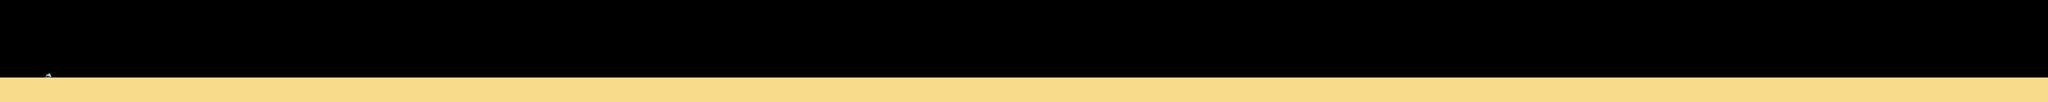

The image is a tile-based game level rendered from a .tmx file. Its description and source (layers, tilesets, objects; grid data summarised) follow:
An orthogonal 500x25 tile map with 32x32 px tiles, 1 tile layer (ground), 2 tilesets.

<map version="1.2" tiledversion="1.3.2" orientation="orthogonal" renderorder="right-down" compressionlevel="0" width="500" height="25" tilewidth="32" tileheight="32" infinite="0" nextlayerid="4" nextobjectid="6">
 <editorsettings>
  <export target="map1.json" format="json" />
 </editorsettings>
 <tileset firstgid="1" name="beach_tileset" tilewidth="32" tileheight="32" tilecount="975" columns="39">
  <image source="Backgrounds/sand.png" width="1278" height="800" />
 </tileset>
 <tileset firstgid="976" name="rock_tile" tilewidth="52" tileheight="36" tilecount="1" columns="1">
  <image source="Sprites/stone1_big.png" width="52" height="36" />
 </tileset>
 <layer id="1" name="ground" width="500" height="25">
  <properties>
   <property name="collision" type="bool" value="true" />
  </properties>
  <data>[12500 cells, 3001 non-empty, 235 distinct tile ids]</data>
 </layer>
</map>
